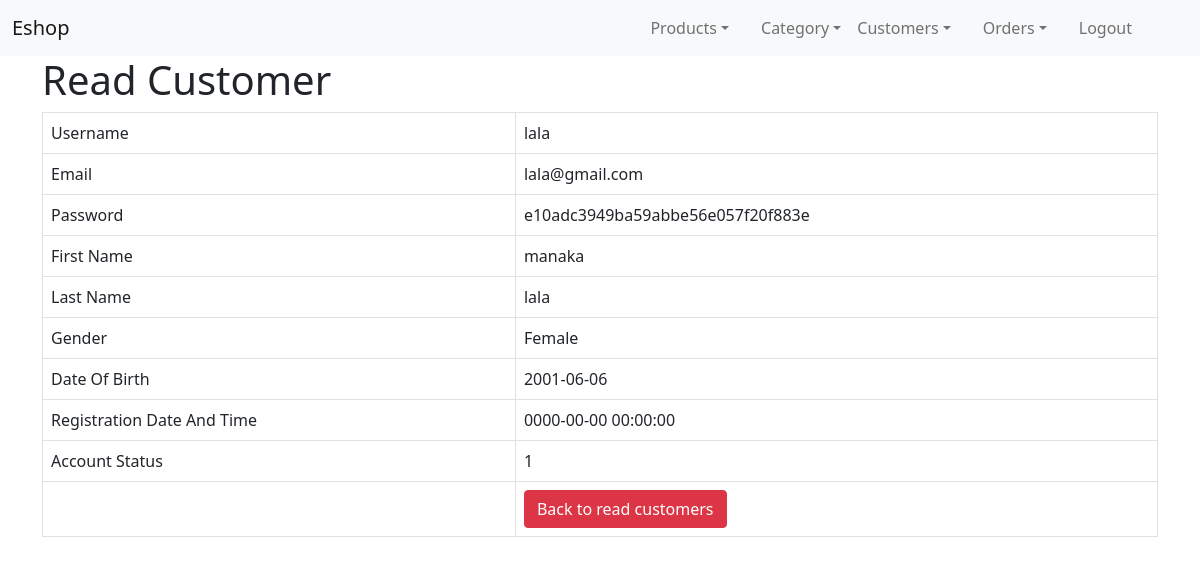
The app's page /read_one_customer.php?username=lala (signed in) with its own data.
### tables this page shows
CREATE TABLE `customers` (
  `username` varchar(100) NOT NULL,
  `email` varchar(100) NOT NULL,
  `firstname` varchar(100) NOT NULL,
  `lastname` varchar(100) NOT NULL,
  `password` varchar(200) NOT NULL,
  `gender` tinyint(1) NOT NULL,
  `dateofbirth` date NOT NULL,
  `registrationdateandtime` datetime NOT NULL DEFAULT current_timestamp(),
  `accountstatus` tinyint(1) NOT NULL DEFAULT 1
);

### read_one_customer.php (the view, shortened to what this page needs)
<!DOCTYPE HTML>
<html>
<head>
    <link href="https://cdn.jsdelivr.net/npm/bootstrap@5.1.3/dist/css/bootstrap.min.css" rel="stylesheet">
</head>
<body>
    <div class="menu">
        <?php include 'navigationbar.php'; ?>
    </div>
    <div class="container">
        <div class="page-header">
            <h1>Read Customer</h1>
        </div>
        <?php
        $id = isset($_GET['username']) ? $_GET['username'] : die('ERROR: Record user not found.');
        include 'config/database.php';
        try {
            $query = "SELECT username,password,email,firstname,lastname,gender,dateofbirth,registrationdateandtime,accountstatus FROM customers WHERE username = ?";
            $stmt = $con->prepare($query);
            $stmt->bindParam(1, $id);
            $stmt->execute();
            $row = $stmt->fetch(PDO::FETCH_ASSOC);
            $username = $row['username'];
            $email = $row['email'];
            $password = $row['password'];
            $firstname = $row['firstname'];
            $lastname = $row['lastname'];
            $gender = $row['gender'];
            $dateofbirth = $row['dateofbirth'];
            $registrationdateandtime = $row['registrationdateandtime'];
            $accountstatus = $row['accountstatus'];
        }
        catch (PDOException $exception) {
            die('ERROR: ' . $exception->getMessage());
        }
        ?>
        <table class=' table table-hover table-responsive table-bordered'>
            <tr>
                <td>Username</td>
                <td><?php echo htmlspecialchars($username, ENT_QUOTES); ?></td>
            </tr>
            <tr>
                <td>Email</td>
                <td><?php echo htmlspecialchars($email, ENT_QUOTES); ?></td>
            </tr>
            <tr>
                <td>Password</td>
                <td><?php echo htmlspecialchars($password, ENT_QUOTES); ?></td>
            </tr>
            <tr>
                <td>First Name</td>
                <td><?php echo htmlspecialchars($firstname, ENT_QUOTES); ?></td>
            </tr>
            <tr>
                <td>Last Name</td>
                <td><?php echo htmlspecialchars($lastname, ENT_QUOTES); ?></td>
            </tr>
            <tr>
                <td>Gender</td>
                <td><?php echo htmlspecialchars($gender != 1 ? 'Male' : 'Female', ENT_QUOTES); ?></td>
            </tr>
            <tr>
                <td>Date Of Birth</td>
                <td><?php echo htmlspecialchars($dateofbirth, ENT_QUOTES); ?></td>
            </tr>
            <tr>
                <td>Registration Date And Time</td>
                <td><?php echo htmlspecialchars($registrationdateandtime, ENT_QUOTES); ?></td>
            </tr>
            <tr>
                <td>Account Status</td>
                <td><?php echo htmlspecialchars($accountstatus, ENT_QUOTES); ?></td>
            </tr>
            <tr>
                <td></td>
                <td>
                    <a href='customerlist.php' class='btn btn-danger'>Back to read customers</a>
                </td>
            </tr>
        </table>
    </div>
</body>
</html>

### records on screen
customers: username "lala", email "lala@gmail.com", password "e10adc3949ba59abbe56e057f20f883e", firstname "manaka", lastname "lala", gender "Female", dateofbirth "2001-06-06", registrationdateandtime "0000-00-00 00:00:00", accountstatus "1"
